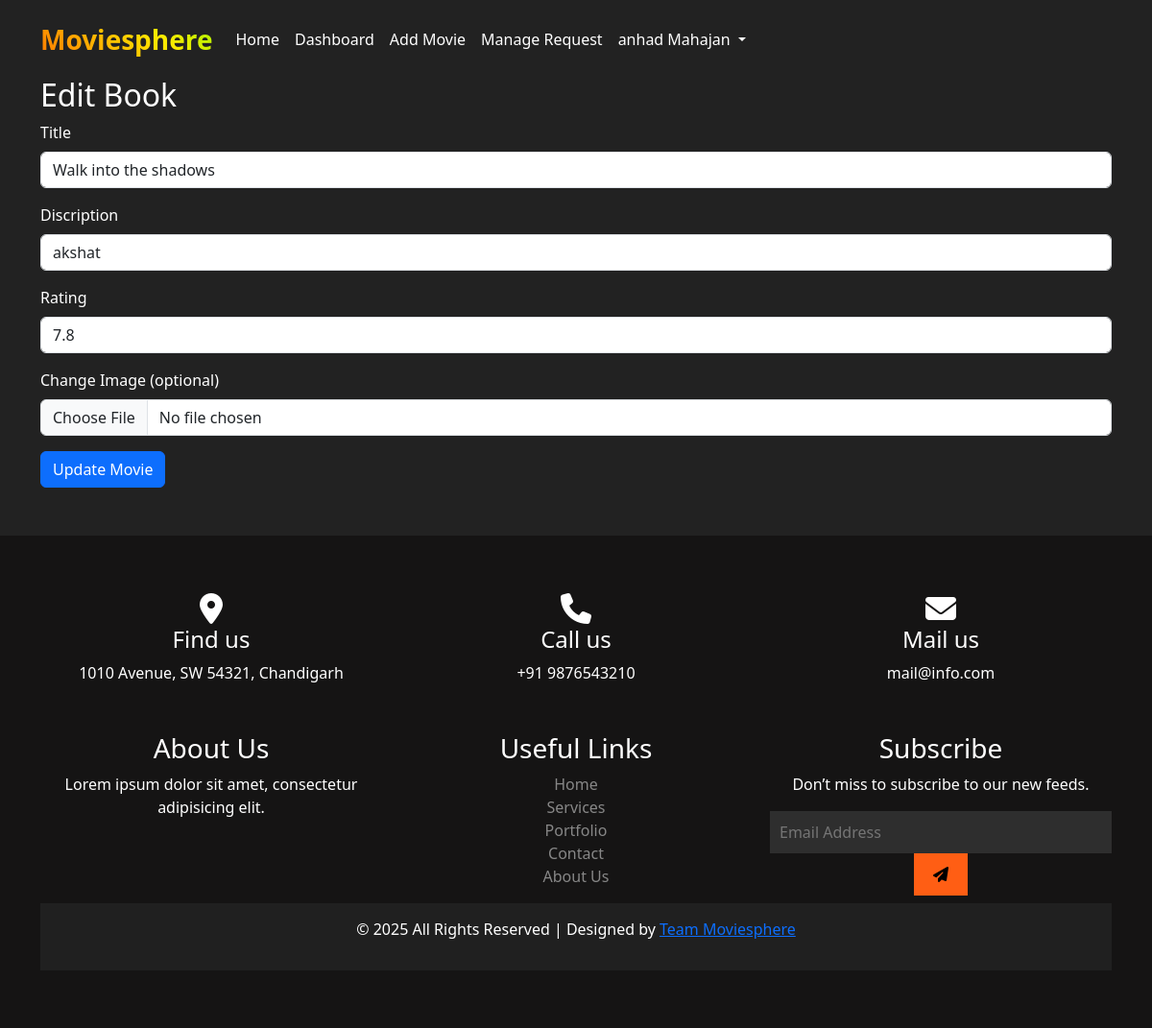
/edit_book/2 (signed in), run on the app's committed database.
### app.py (models this page shows, shortened)
class User(db.Model, UserMixin):
    id = db.Column(db.Integer, primary_key=True)
    name = db.Column(db.String(100), nullable=False)
    email = db.Column(db.String(100), unique=True, nullable=False)
    password_hash = db.Column(db.String(100), nullable=False)
    role = db.Column(db.String(50), nullable=False, default="user")

class Book(db.Model):
    id = db.Column(db.Integer, primary_key=True)
    title = db.Column(db.String(200), nullable=False)
    author = db.Column(db.String(100), nullable=False)
    price = db.Column(db.Float, nullable=False)
    image = db.Column(db.String(300), nullable=True)
    uploaded_by = db.Column(db.Integer, db.ForeignKey('user.id'), nullable=True)

### app.py (the view, shortened to what this page needs)
@app.route('/edit_book/<int:book_id>', methods=['GET', 'POST'])
@login_required
def edit_book(book_id):
    if current_user.role != 'admin':
        flash("Access denied!", "danger")
        return redirect(url_for('dashboard'))
    book = Book.query.get_or_404(book_id)
    return render_template('edit_movie.html', book=book)

### app.py (called while the page is built)
@login_manager.user_loader
def load_user(user_id):
    return User.query.get(int(user_id))

### templates/edit_movie.html (shortened to what this page needs)
{% extends "base.html" %}
{% block main_block %}
<div class="container">
    <h2>Edit Book</h2>
    <form method="POST" enctype="multipart/form-data">
        <div class="mb-3">
            <label for="title" class="form-label">Title</label>
            <input type="text" class="form-control" id="title" name="title" value="{{ book.title }}" required>
        </div>
        <div class="mb-3">
            <label for="author" class="form-label">Discription</label>
            <input type="text" class="form-control" id="author" name="author" value="{{ book.author }}" required>
        </div>
        <div class="mb-3">
            <label for="price" class="form-label">Rating</label>
            <input type="number" step="0.01" class="form-control" id="price" name="price" value="{{ book.price }}" required>
        </div>
        <div class="mb-3">
            <label for="image" class="form-label">Change Image (optional)</label>
            <input type="file" class="form-control" id="image" name="image">
        </div>
        <button type="submit" class="btn btn-primary">Update Movie</button>
    </form>
</div>
{% endblock %}

### templates/base.html (shortened to what this page needs)
<!DOCTYPE html>
<html lang="en">
<head>
  <link rel="stylesheet" href="https://cdnjs.cloudflare.com/ajax/libs/font-awesome/6.4.0/css/all.min.css">
  <link rel="stylesheet" href="https://cdn.jsdelivr.net/npm/bootstrap@5.3.0/dist/css/bootstrap.min.css">
</head>
<body >
  <nav class="navbar navbar-expand-lg navbar-dark fixed-top ">
    <div class="container">
      <a class="navbar-brand" href="{{ url_for('index') }}">Moviesphere</a>
      <div class="collapse navbar-collapse mr-5" id="navbarNav">
        <ul class="navbar-nav">
          {% if current_user.is_authenticated %}
              <li class="nav-item">
                  <a class="nav-link" href="{{ url_for('movie_index') }}">Home</a>
              </li>
              <li class="nav-item">
                  <a class="nav-link" href="{{ url_for('dashboard') }}">Dashboard</a>
              </li>
              {% if current_user.role == 'admin' %}
                  <li class="nav-item">
                      <a class="nav-link" href="{{ url_for('add_movie') }}">Add Movie</a>
                  </li>
                  <li class="nav-item">
                      <a class="nav-link" href="{{ url_for('orders') }}">Manage Request</a>
                  </li>
              {% endif %}
              <li class="nav-item dropdown">
                <a class="nav-link dropdown-toggle" href="#" id="userDropdown" role="button" data-bs-toggle="dropdown">
                  {{ current_user.name }}
                </a>
              </li>
          {% endif %}
      </ul>
      </div>
    </div>
  </nav>
   <main>
     {% block main_block %}{% endblock %}
    </main>
<footer class="footer-section">
    <div class="container">
      <div class="footer-cta">
        <div class="row text-center">
          <div class="col-md-4 single-cta">
            <i class="fa fa-map-marker-alt fa-2x"></i>
            <h4>Find us</h4>
            <span>1010 Avenue, SW 54321, Chandigarh</span>
          </div>
          <div class="col-md-4 single-cta">
            <i class="fa fa-phone fa-2x"></i>
            <h4>Call us</h4>
            <span>+91 9876543210</span>
          </div>
          <div class="col-md-4 single-cta">
            <i class="fa fa-envelope fa-2x"></i>
            <h4>Mail us</h4>
            <span>mail@info.com</span>
          </div>
        </div>
      </div>
      <div class="footer-content">
        <div class="row">
          <div class="col-md-4 footer-widget">
            <h3>About Us</h3>
            <p>Lorem ipsum dolor sit amet, consectetur adipisicing elit.</p>
          </div>
          <div class="col-md-4 footer-widget">
            <h3>Useful Links</h3>
            <ul>
              <li><a href="#">Home</a></li>
              <li><a href="#">Services</a></li>
              <li><a href="#">Portfolio</a></li>
              <li><a href="#">Contact</a></li>
              <li><a href="#">About Us</a></li>
            </ul>
          </div>
          <div class="col-md-4 footer-widget">
            <h3>Subscribe</h3>
            <p>Don’t miss to subscribe to our new feeds.</p>
            <div class="subscribe-form">
              <form action="#">
                <input type="email" placeholder="Email Address">
                <button><i class="fa fa-paper-plane"></i></button>
              </form>
            </div>
          </div>
        </div>
      </div>
      <div class="copyright-area">
        <p>&copy; 2025 All Rights Reserved | Designed by <a href="#">Team Moviesphere </a></p>
      </div>
    </div>
  </footer>
</body>
</html>

### templates/base.html (style rules this page uses)
.navbar-brand { font-size: 28px; font-weight: bold; background: linear-gradient(45deg, #ff0000, #ff7300, #ffeb00, #47ff00, #00ffee, #005eff, #9c00ff); background-size: 400% 400%; -webkit-background-clip: text; background-clip: text; -webkit-text-fill-color: transparent; animation: aurora 6s infinite; }
.navbar { background: transparent !important; padding: 15px 20px; z-index: 1000; }
.navbar-nav .nav-link { color: white !important; transition: 0.3s; }
.footer-section { background: #151414; padding: 60px 0; color: white; margin-top: 50px; }
.footer-cta { text-align: center; padding-bottom: 30px; }
.footer-cta .single-cta { margin-bottom: 20px; }
.footer-widget { text-align: center; }
.footer-widget ul { list-style: none; padding: 0; }
.footer-widget ul li a { color: #878787; text-decoration: none; }
.subscribe-form input { width: 100%; padding: 10px; border: none; background: #2E2E2E; color: white; }
.subscribe-form button { background: #ff5e14; border: none; padding: 10px 20px; }
.copyright-area { background: #202020; padding: 15px 0; text-align: center; }
body { margin: 0; padding-top: 80px; background-color: #222; color: white; }

### data on the page
User: name "anhad Mahajan"
Book: title "Walk into the shadows", author "akshat", price "7.8"
